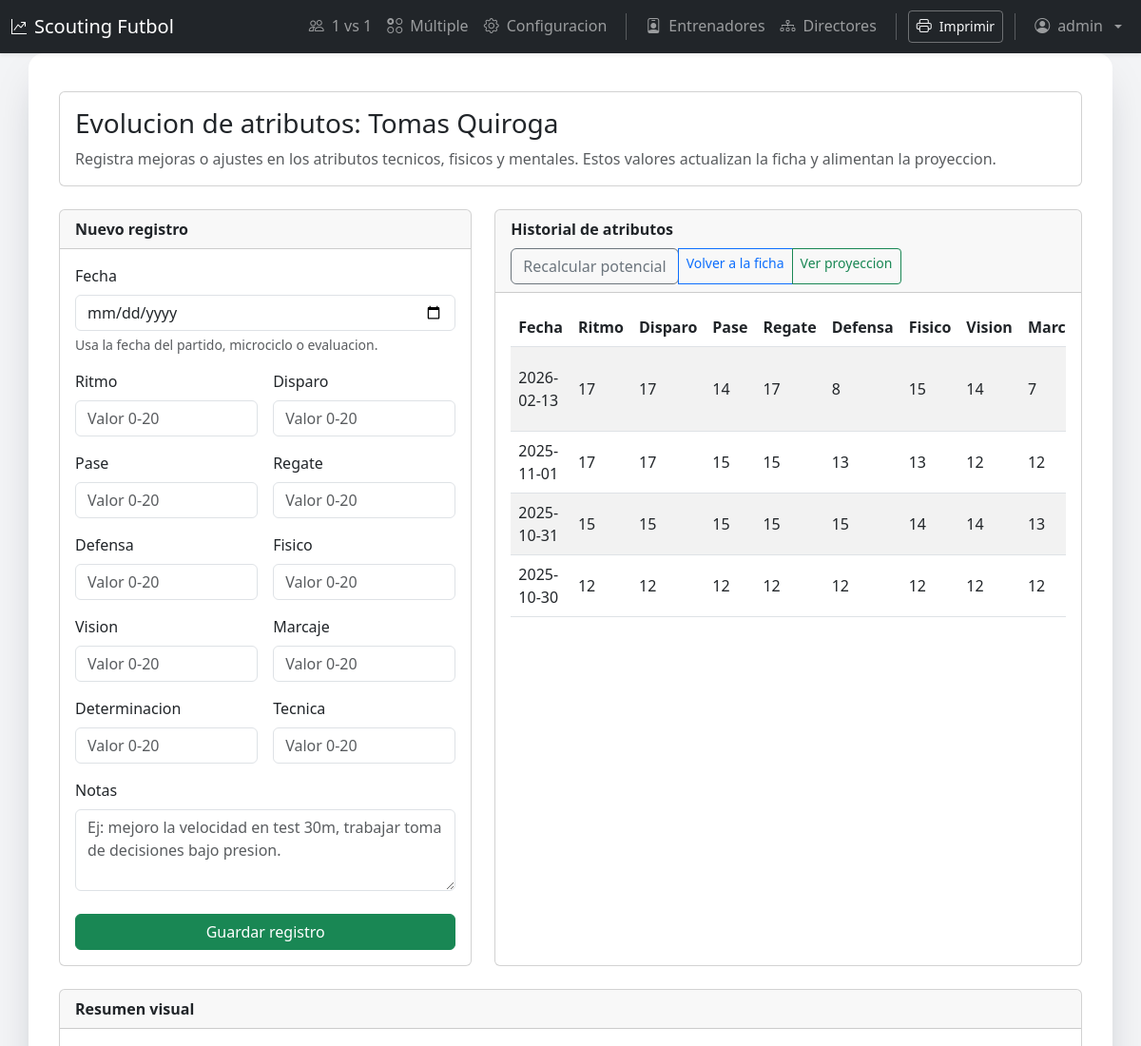
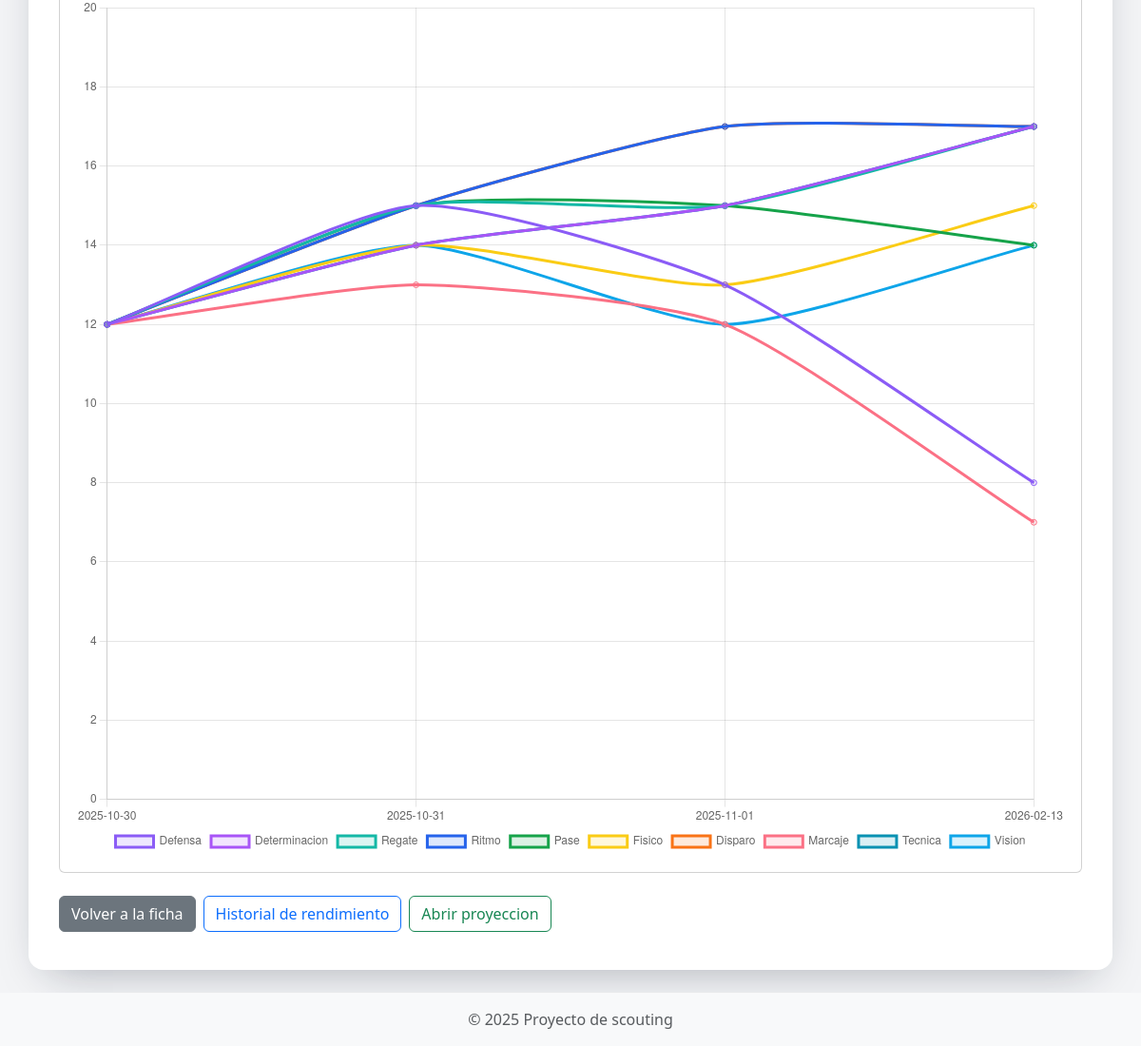
The page /player/1/attributes (signed in) on the database its author committed (2 pictures, top to bottom).
### models.py (models this page shows, shortened)
class Player(Base):
    __tablename__ = "players"
    id = Column(Integer, primary_key=True)
    name = Column(String, nullable=False)
    national_id = Column(String, unique=True, nullable=True)
    age = Column(Integer, nullable=False)
    position = Column(String, nullable=False)
    club = Column(String, nullable=True)
    country = Column(String, nullable=True)
    photo_url = Column(String, nullable=True)
    pace = Column(Integer, nullable=False)
    shooting = Column(Integer, nullable=False)
    passing = Column(Integer, nullable=False)
    dribbling = Column(Integer, nullable=False)
    defending = Column(Integer, nullable=False)
    physical = Column(Integer, nullable=False)
    vision = Column(Integer, nullable=False)
    tackling = Column(Integer, nullable=False)
    determination = Column(Integer, nullable=False)
    technique = Column(Integer, nullable=False)
    potential_label = Column(Boolean, nullable=False)
    stats = relationship("PlayerStat", back_populates="player", cascade="all, delete-orphan")
    attribute_history = relationship("PlayerAttributeHistory", back_populates="player", cascade="all, delete-orphan")

class PlayerAttributeHistory(Base):
    __tablename__ = "player_attribute_history"
    id = Column(Integer, primary_key=True)
    player_id = Column(Integer, ForeignKey("players.id"), nullable=False)
    record_date = Column(Date, nullable=False)
    pace = Column(Integer, nullable=True)
    shooting = Column(Integer, nullable=True)
    passing = Column(Integer, nullable=True)
    dribbling = Column(Integer, nullable=True)
    defending = Column(Integer, nullable=True)
    physical = Column(Integer, nullable=True)
    vision = Column(Integer, nullable=True)
    tackling = Column(Integer, nullable=True)
    determination = Column(Integer, nullable=True)
    technique = Column(Integer, nullable=True)
    notes = Column(Text, nullable=True)
    player = relationship("Player", back_populates="attribute_history")

### app.py (the view, shortened to what this page needs)
@app.route("/player/<int:player_id>/attributes", methods=["GET", "POST"])
@login_required
def player_attributes(player_id: int):
    if request.method == "POST":
        _require_csrf()
    db = Session()
    player = db.query(Player).filter(Player.id == player_id).first()
    if not player:
        db.close()
        abort(404)
    history = (db.query(PlayerAttributeHistory)
               .filter(PlayerAttributeHistory.player_id == player_id)
               .order_by(PlayerAttributeHistory.record_date.desc(), PlayerAttributeHistory.id.desc())
               .all())
    ascending_history = list(reversed(history))
    summary = summarize_attribute_history(ascending_history)
    payload = attribute_chart_payload(ascending_history)
    db.close()
    return render_template(
        "player_attributes.html",
        player=player,
        history=history,
        summary=summary,
        attribute_labels=ATTRIBUTE_LABELS,
        payload=payload,
    )

### app.py (called while the page is built)
def _csrf_token() -> str:
    token = session.get("csrf_token")
    if not token:
        token = secrets.token_urlsafe(32)
        session["csrf_token"] = token
    return token

@app.context_processor
def inject_csrf_token():
    return {"csrf_token": _csrf_token()}

@app.context_processor
def navbar_url_helpers():
    def first_url(*endpoints, **values):
        for ep in endpoints:
            try:
                return url_for(ep, **values)
            except Exception:
                continue
        return "#"
    return dict(first_url=first_url)

@app.context_processor
def auth_flags():
    return {
        "is_authenticated": bool(session.get("user_id")),
        "current_username": session.get("username", "admin"),
    }

@app.context_processor
def position_labels():
    return {"display_position": display_position_label}

def login_required(view_func: Callable) -> Callable:
    @wraps(view_func)
    def wrapper(*args, **kwargs):
        if not session.get('user_id'):
            return redirect(url_for('login', next=request.url))
        return view_func(*args, **kwargs)
    return wrapper

def summarize_attribute_history(history: List[PlayerAttributeHistory]) -> Dict[str, Optional[int]]:
    if not history:
        summary: Dict[str, Optional[int]] = {field: None for field in ATTRIBUTE_FIELDS}
        summary["entries"] = 0
        summary["latest_date"] = None
        return summary
    latest = history[-1]
    summary = {field: getattr(latest, field) for field in ATTRIBUTE_FIELDS}
    summary["entries"] = len(history)
    summary["latest_date"] = latest.record_date.isoformat()
    return summary

def attribute_chart_payload(history: List[PlayerAttributeHistory]) -> Dict[str, List[Optional[int]]]:
    labels: List[str] = []
    series: Dict[str, List[Optional[int]]] = {field: [] for field in ATTRIBUTE_FIELDS}
    for entry in history:
        labels.append(entry.record_date.strftime("%Y-%m-%d"))
        for field in ATTRIBUTE_FIELDS:
            series[field].append(getattr(entry, field))
    return {"labels": labels, "series": series}

    @event.listens_for(engine, "connect")
    def _set_sqlite_pragma(dbapi_connection, connection_record):
        cursor = dbapi_connection.cursor()
        cursor.execute("PRAGMA foreign_keys=ON;")
        cursor.execute("PRAGMA journal_mode=WAL;")
        cursor.execute("PRAGMA synchronous=NORMAL;")
        cursor.execute("PRAGMA busy_timeout=5000;")
        cursor.close()

### templates/player_attributes.html (shortened to what this page needs)
{% extends "base.html" %}
{% block content %}
<div class="card mb-4">
    <div class="card-body">
        <h1 class="h3 mb-2">Evolucion de atributos: {{ player.name }}</h1>
        <p class="text-muted mb-0">
            Registra mejoras o ajustes en los atributos tecnicos, fisicos y mentales. Estos valores actualizan la ficha y alimentan la proyeccion.
        </p>
    </div>
</div>
<div class="row g-4">
    <div class="col-lg-5">
        <div class="card h-100">
            <div class="card-header">Nuevo registro</div>
            <div class="card-body">
                <form method="post">
                    <div class="mb-3">
                        <label class="form-label" for="record_date">Fecha</label>
                        <input type="date" class="form-control" id="record_date" name="record_date" value="{{ request.form.record_date or '' }}" required>
                        <div class="form-text">Usa la fecha del partido, microciclo o evaluacion.</div>
                    </div>
                    <div class="row g-3">
                        {% for field, label in attribute_labels.items() %}
                        <div class="col-6">
                            <label class="form-label">{{ label }}</label>
                            <input type="number" class="form-control" name="{{ field }}" min="0" max="20" placeholder="Valor 0-20">
                        </div>
                        {% endfor %}
                    </div>
                    <div class="mt-3">
                        <label class="form-label">Notas</label>
                        <textarea class="form-control" name="notes" rows=3 placeholder="Ej: mejoro la velocidad en test 30m, trabajar toma de decisiones bajo presion."></textarea>
                    </div>
                    <div class="d-grid mt-4">
                        <button class="btn btn-success" type="submit">Guardar registro</button>
                    </div>
                </form>
            </div>
        </div>
    </div>
    <div class="col-lg-7">
        <div class="card h-100">
            <div class="card-header d-flex flex-wrap justify-content-between align-items-center gap-2">
                <span>Historial de atributos</span>
                <div class="btn-group btn-group-sm">
                    <form method="post" class="d-inline">
                        <button class="btn btn-outline-secondary" type="submit">Recalcular potencial</button>
                    </form>
                    <a class="btn btn-outline-primary" href="{{ url_for('player_detail', player_id=player.id) }}">Volver a la ficha</a>
                    <a class="btn btn-outline-success" href="{{ url_for('predict_player', player_id=player.id) }}">Ver proyeccion</a>
                </div>
            </div>
            <div class="card-body">
                {% if history %}
                <div class="table-responsive">
                    <table class="table table-striped table-hover align-middle">
                        <thead>
                            <tr>
                                <th>Fecha</th>
                                {% for field, label in attribute_labels.items() %}
                                <th>{{ label }}</th>
                                {% endfor %}
                            </tr>
                        </thead>
                        <tbody>
                            {% for entry in history %}
                            <tr>
                                <td>{{ entry.record_date.strftime('%Y-%m-%d') if entry.record_date else '-' }}</td>
                                {% for field, label in attribute_labels.items() %}
                                <td>{{ entry|attr(field) if entry|attr(field) is not none else '--' }}</td>
                                {% endfor %}
                            </tr>
                            {% endfor %}
                        </tbody>
                    </table>
                </div>
                {% else %}
                <p class="text-muted mb-0">Aun no se registraron cambios de atributos para este jugador.</p>
                {% endif %}
            </div>
        </div>
    </div>
</div>
<div class="card mt-4">
    <div class="card-header">Resumen visual</div>
    <div class="card-body">
        {% if payload.labels %}
        <canvas id="attributeChart" height="260"></canvas>
        {% else %}
        <p class="text-muted mb-0">Carga al menos dos registros para ver la evolucion en el grafico.</p>
        {% endif %}
    </div>
</div>
<div class="mt-4 d-flex flex-wrap gap-2">
    <a class="btn btn-secondary" href="{{ url_for('player_detail', player_id=player.id) }}">Volver a la ficha</a>
    <a class="btn btn-outline-primary" href="{{ url_for('player_stats', player_id=player.id) }}">Historial de rendimiento</a>
    <a class="btn btn-outline-success" href="{{ url_for('predict_player', player_id=player.id) }}">Abrir proyeccion</a>
</div>
{% endblock %}
{% block scripts %}
{% if payload.labels %}
<script>
const attributeCtx = document.getElementById('attributeChart');
if (attributeCtx && window.Chart) {
    const attributeData = {{ payload | tojson }};
    const colors = {
        pace: 'rgba(37, 99, 235, 1)',
        shooting: 'rgba(249, 115, 22, 1)',
        passing: 'rgba(22, 163, 74, 1)',
        dribbling: 'rgba(20, 184, 166, 1)',
        defending: 'rgba(139, 92, 246, 1)',
        physical: 'rgba(250, 204, 21, 1)',
        vision: 'rgba(14, 165, 233, 1)',
        tackling: 'rgba(251, 113, 133, 1)',
        determination: 'rgba(168, 85, 247, 1)',
        technique: 'rgba(8, 145, 178, 1)'
    };
    const datasets = [];
    Object.entries(attributeData.series).forEach(([key, values]) => {
        if (values.some(v => v !== null)) {
            const color = colors[key] || 'rgba(51, 65, 85, 1)';
            datasets.push({
                label: {{ attribute_labels | tojson }}[key] || key,
                data: values,
                borderColor: color,
                backgroundColor: color.replace('1)', '0.15)'),
                tension: 0.2,
                spanGaps: true
            });
        }
    });
    new Chart(attributeCtx, {
        type: 'line',
        data: {
            labels: attributeData.labels,
            datasets: datasets
        },
        options: {
            responsive: true,
            interaction: { mode: 'index', intersect: false },
            scales: {
                y: { suggestedMin: 0, suggestedMax: 20 }
            },
            plugins: {
                legend: { position: 'bottom' }
            }
        }
    });
}
</script>
{% endif %}
{% endblock %}

### static/styles.css (style rules this page uses)
body { background-color: #f3f4f6; font-family: "Segoe UI", Tahoma, Geneva, Verdana, sans-serif; color: #1f2937; }
.card-header { font-weight: 600; }

### rows shown on the page
Player: name "Tomas Quiroga"
PlayerAttributeHistory: record_date "2026-02-13", attribute_labels "17" "17" "14" "17" "8" "15" "14" "7"
PlayerAttributeHistory: record_date "2025-11-01", attribute_labels "17" "17" "15" "15" "13" "13" "12" "12"
PlayerAttributeHistory: record_date "2025-10-31", attribute_labels "15" "15" "15" "15" "15" "14" "14" "13"
PlayerAttributeHistory: record_date "2025-10-30", attribute_labels "12" "12" "12" "12" "12" "12" "12" "12"

### other values the page prints
{{ current_username }} "admin"
{{ label }} "Ritmo" "Disparo" "Pase" "Regate" "Defensa" "Fisico" "Vision" "Marcaje" "Determinacion" "Tecnica"
{{ label }} "Ritmo" "Disparo" "Pase" "Regate" "Defensa" "Fisico" "Vision"
